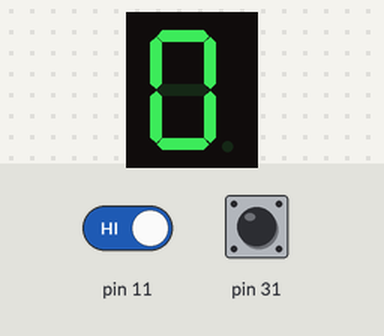
Recording of a sketch running on a simulated Arduino Mega 2560, built with avr-gcc and run on an emulated ATmega2560. On the bench: 1-digit seven-segment display. Wiring (inferred from the names in the program): 1-digit 7-segment display, segments lit when LOW: segments pin 3, pin 4, pin 5, pin 6, pin 7, pin 8, pin 9, pin 10. The test bench sets the inputs (shaded band); at power-on: pin 11 HIGH, pin 31 HIGH. The segment pins are drawn as the display they are named for.

Above: at 1.2 s.
1.3 s: pin 11 driven LOW and pin 31 driven LOW
At 1.9 s:
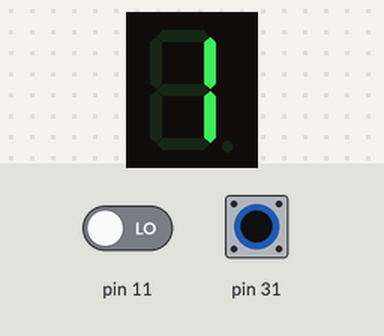
2.8 s: pin 31 pulsed HIGH 5 times (0.12 s each, 0.3 s apart)
At 4.9 s:
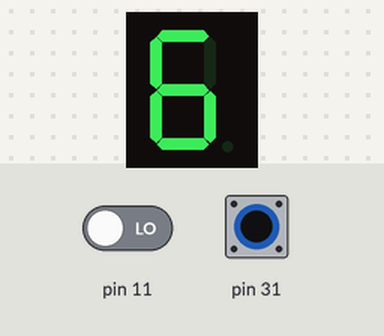
Timing chart, 0 to 6.4 s (numbered marks = the images above; inputs shaded):
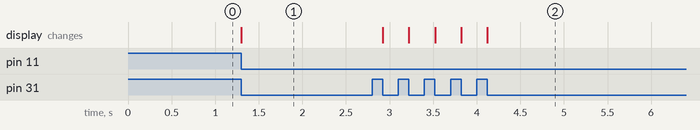

The sketch:

project.ino
```cpp
/*
  Contributors:
  Nico Rossi
  Kaiyu Hernandez
  Nathaniel Hejduk
  Adam Zawierucha
*/

// Define the LED digit patterns for 0 - F in a 2 dimensional array.
// The 2D array (an array of arrays or a matrix) has 16 arrays that each
// contain 7 values.
// Note that these patterns are for common cathode displays. For common
// anode displays, change the 1's to 0's and 0's to 1's
// 1 = LED on, 0 = LED off, in this order:
// Common Anode version
byte seven_segment_digits[16][7] = { { 0,0,0,0,0,0,1 }, // display '0'
                                     { 1,0,0,1,1,1,1 }, // display '1'
                                     { 0,0,1,0,0,1,0 }, // display '2'
                                     { 0,0,0,0,1,1,0 }, // display '3'
                                     { 1,0,0,1,1,0,0 }, // display '4'
                                     { 0,1,0,0,1,0,0 }, // display '5'
                                     { 0,1,0,0,0,0,0 }, // display '6'
                                     { 0,0,0,1,1,1,1 }, // display '7'
                                     { 0,0,0,0,0,0,0 }, // display '8'
                                     { 0,0,0,1,1,0,0 }, // display '9'
                                     { 0,0,0,1,0,0,0 }, // display 'A'
                                     { 1,1,0,0,0,0,0 }, // display 'b'
                                     { 0,1,1,0,0,0,1 }, // display 'C'
                                     { 1,0,0,0,0,1,0 }, // display 'd'
                                     { 0,1,1,0,0,0,0 }, // display 'E'
                                     { 0,1,1,1,0,0,0 }  // display 'F'
                                   };

/* Connect the pins of the display accordingly.
Only one of the VCC (Common Anode) / GND (Common Cathode) pins need to be
connected to work, but it's ok to connect both if you want.
///////////////TOP//////////////
   pin 1 : G (9)  pin 10: A (3)
   pin 2 : F (8)  pin 9 : B (4)
   pin 3 : VCC    pin 8 : VCC
   pin 4 : E (7)  pin 7 : C (5)
   pin 5 : D (6)  pin 6 : Dot (10)
/////////////BOTTOM/////////////
*/

// Initial variable values
int button_state = 1;
int last = 1;
int count = 0;
int switch_state = 0;

/* In the setup function, we set our LED pins as OUTPUT.
*/
void setup() {
  pinMode(3, OUTPUT); // set segment A as output
  pinMode(4, OUTPUT); // set segment B as output
  pinMode(5, OUTPUT); // set segment C as output
  pinMode(6, OUTPUT); // set segment D as output
  pinMode(7, OUTPUT); // set segment E as output
  pinMode(8, OUTPUT); // set segment F as output
  pinMode(9, OUTPUT); // set segment G as output
  pinMode(10, OUTPUT); // set dot as output
  for(int i = 3; i < 10; i++) { // start with segments off
    digitalWrite(i, HIGH);
  }

  //Start with dot on 7-segment display off
  digitalWrite(10, HIGH);

  //Setup the onboard switch SW1
  pinMode(31, INPUT_PULLUP);

  //Setup the tilt switch
  pinMode(11, INPUT);
}

void update_display( int count ){
  /*
    Inputs: count (integer)
    Outputs: None
    Updates 7-segment display with value of count in hex
  */
  int pin = 3;
  for (int segCount = 0; segCount < 7; ++segCount) {
    digitalWrite(pin, seven_segment_digits[count][segCount]);
    ++pin;
  }
}

/* In the loop section we will begin displaying the different numbers.
 * Add delay() or sleep() to give some time between the numbers changing.
 */
void loop() {
  // Read pin states
  button_state = digitalRead(31);
  switch_state = digitalRead(11);

  //Check if state indicates action needs to take place
  if (button_state != last && button_state == 0){
    // if the state is zero, we increment the count, max at 15
    if (switch_state == 0 && count < 15){
      count += 1;
    }
    // Otherwise, we decrement the pin, min at 0
    if (switch_state == 1 && count > 0){
      count -= 1;
    }
    //Store old state
    last = button_state;
  } else if (button_state == 1){
    //Store old state
    last = button_state;
  }
  //Update display
  update_display(count);
  //Wait
  delay(1);
}

//Extra debug functions
/*
void iterate_segments(){
  //Iterates through all the segment lights: purely for debugging
  for (int cur = 3; cur < 10; cur++) {
    for (int pin = 3; pin < 10; pin++) {
      if (cur == pin) {
        digitalWrite(pin, 0);
      } else {
        digitalWrite(pin, 1);
      }
    }
    delay(1000); // this is the same as delay() but saves power
  }
}
*/

/*
void disp_all(){
  //Iterates through all possibilities of 7-segment display; just a debug function
  for (int count = 16; count > 0; --count) {
    int pin = 3;
    for (int segCount = 0; segCount < 7; ++segCount) {
      digitalWrite(pin, seven_segment_digits[count-1][segCount]);
      ++pin;
    }
    delay(1000); // this is the same as delay() but saves power
  }
}
*/
```

Measured:
- after the input at 1.3 s, the display: changes at once (image 1)
- after the input at 2.8 s, the display: first changes after 0.12 s (image 2 shows a later state)
